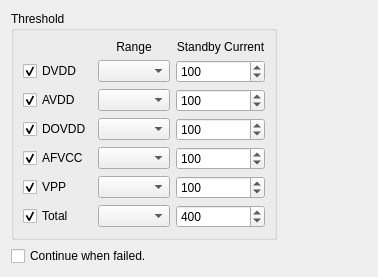
<?xml version="1.0" encoding="UTF-8"?>
<ui version="4.0">
 <class>ConfWidget</class>
 <widget class="QWidget" name="ConfWidget">
  <property name="geometry">
   <rect>
    <x>0</x>
    <y>0</y>
    <width>378</width>
    <height>262</height>
   </rect>
  </property>
  <property name="windowTitle">
   <string>Form</string>
  </property>
  <layout class="QGridLayout" name="gridLayout_2">
   <item row="0" column="0">
    <widget class="QGroupBox" name="groupBox">
     <property name="title">
      <string>Threshold</string>
     </property>
     <layout class="QGridLayout" name="gridLayout">
      <item row="0" column="1">
       <widget class="QLabel" name="label_3">
        <property name="text">
         <string>Range</string>
        </property>
        <property name="alignment">
         <set>Qt::AlignCenter</set>
        </property>
       </widget>
      </item>
      <item row="0" column="2">
       <widget class="QLabel" name="label_2">
        <property name="text">
         <string>Standby Current</string>
        </property>
        <property name="alignment">
         <set>Qt::AlignCenter</set>
        </property>
       </widget>
      </item>
      <item row="1" column="0">
       <widget class="QCheckBox" name="m_chkbDVDDEnabled">
        <property name="text">
         <string>DVDD</string>
        </property>
        <property name="checked">
         <bool>true</bool>
        </property>
       </widget>
      </item>
      <item row="1" column="1">
       <widget class="QComboBox" name="m_cbxRange_DVDD"/>
      </item>
      <item row="1" column="2">
       <widget class="QSpinBox" name="m_spinUpperLimit_DVDD">
        <property name="maximum">
         <number>5500</number>
        </property>
        <property name="value">
         <number>100</number>
        </property>
       </widget>
      </item>
      <item row="2" column="0">
       <widget class="QCheckBox" name="m_chkbAVDDEnabled">
        <property name="text">
         <string>AVDD</string>
        </property>
        <property name="checked">
         <bool>true</bool>
        </property>
       </widget>
      </item>
      <item row="2" column="1">
       <widget class="QComboBox" name="m_cbxRange_AVDD"/>
      </item>
      <item row="2" column="2">
       <widget class="QSpinBox" name="m_spinUpperLimit_AVDD">
        <property name="maximum">
         <number>5500</number>
        </property>
        <property name="value">
         <number>100</number>
        </property>
       </widget>
      </item>
      <item row="3" column="0">
       <widget class="QCheckBox" name="m_chkbDOVDDEnabled">
        <property name="text">
         <string>DOVDD</string>
        </property>
        <property name="checked">
         <bool>true</bool>
        </property>
       </widget>
      </item>
      <item row="3" column="1">
       <widget class="QComboBox" name="m_cbxRange_DOVDD"/>
      </item>
      <item row="3" column="2">
       <widget class="QSpinBox" name="m_spinUpperLimit_DOVDD">
        <property name="maximum">
         <number>5500</number>
        </property>
        <property name="value">
         <number>100</number>
        </property>
       </widget>
      </item>
      <item row="4" column="0">
       <widget class="QCheckBox" name="m_chkbAFVCCEnabled">
        <property name="text">
         <string>AFVCC</string>
        </property>
        <property name="checked">
         <bool>true</bool>
        </property>
       </widget>
      </item>
      <item row="4" column="1">
       <widget class="QComboBox" name="m_cbxRange_AFVCC"/>
      </item>
      <item row="4" column="2">
       <widget class="QSpinBox" name="m_spinUpperLimit_AFVCC">
        <property name="maximum">
         <number>5500</number>
        </property>
        <property name="value">
         <number>100</number>
        </property>
       </widget>
      </item>
      <item row="5" column="0">
       <widget class="QCheckBox" name="m_chkbVPPEnabled">
        <property name="text">
         <string>VPP</string>
        </property>
        <property name="checked">
         <bool>true</bool>
        </property>
       </widget>
      </item>
      <item row="5" column="1">
       <widget class="QComboBox" name="m_cbxRange_VPP"/>
      </item>
      <item row="5" column="2">
       <widget class="QSpinBox" name="m_spinUpperLimit_VPP">
        <property name="maximum">
         <number>5500</number>
        </property>
        <property name="value">
         <number>100</number>
        </property>
       </widget>
      </item>
      <item row="6" column="0">
       <widget class="QCheckBox" name="m_chkbTotalEnabled">
        <property name="text">
         <string>Total</string>
        </property>
        <property name="checked">
         <bool>true</bool>
        </property>
       </widget>
      </item>
      <item row="6" column="1">
       <widget class="QComboBox" name="m_cbxRange_Total"/>
      </item>
      <item row="6" column="2">
       <widget class="QSpinBox" name="m_spinUpperLimit_Total">
        <property name="maximum">
         <number>50000</number>
        </property>
        <property name="value">
         <number>400</number>
        </property>
       </widget>
      </item>
     </layout>
    </widget>
   </item>
   <item row="0" column="1">
    <spacer name="horizontalSpacer">
     <property name="orientation">
      <enum>Qt::Horizontal</enum>
     </property>
     <property name="sizeHint" stdset="0">
      <size>
       <width>40</width>
       <height>20</height>
      </size>
     </property>
    </spacer>
   </item>
   <item row="2" column="0">
    <spacer name="verticalSpacer">
     <property name="orientation">
      <enum>Qt::Vertical</enum>
     </property>
     <property name="sizeHint" stdset="0">
      <size>
       <width>20</width>
       <height>40</height>
      </size>
     </property>
    </spacer>
   </item>
   <item row="1" column="0">
    <widget class="QCheckBox" name="m_chkbContinueWhenFailed">
     <property name="text">
      <string>Continue when failed.</string>
     </property>
    </widget>
   </item>
  </layout>
 </widget>
 <resources/>
 <connections/>
</ui>
